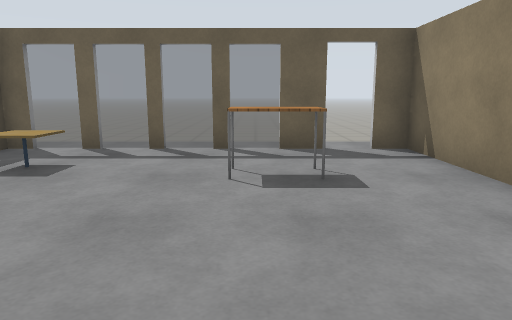
View 1 (above)

12 first-person views from a walk through a Gazebo world. The camera is 1.2 m above the floor, tilts 10° down and sees 70° across. The lines on the ground mark 1 m squares. The floor is counted in squares, 1 m on a side. Each view is taken from the middle of a square. On the plan, view 1 faces up. The plan holds only what a view shows up to about 14 squares ahead; the rest is blank. The robots in the file are not drawn. Gazebo's built-in surfaces are drawn with simple patterns. Some surface patterns are stand-ins.

View 2
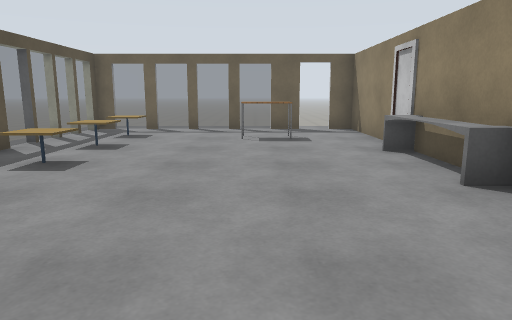

View 3
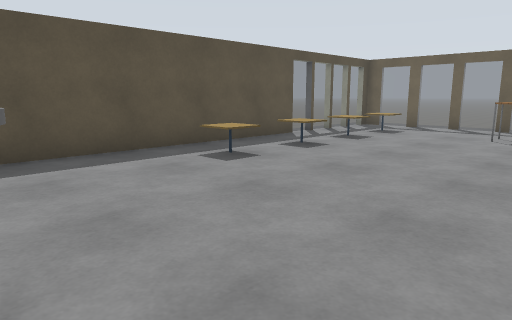

View 4
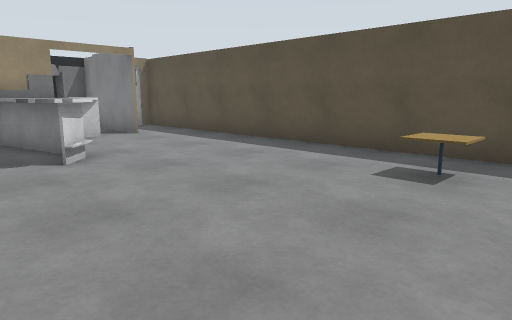

View 5
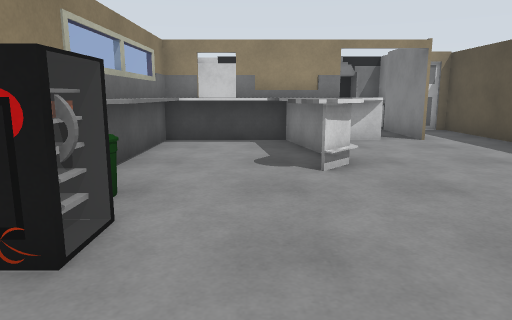

View 6
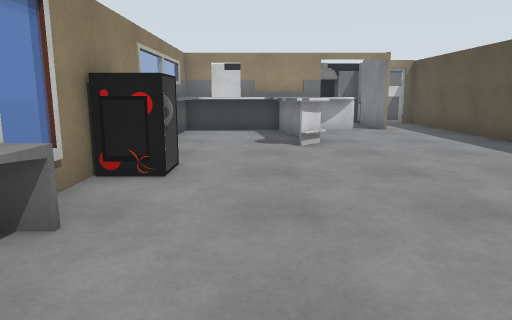

View 7
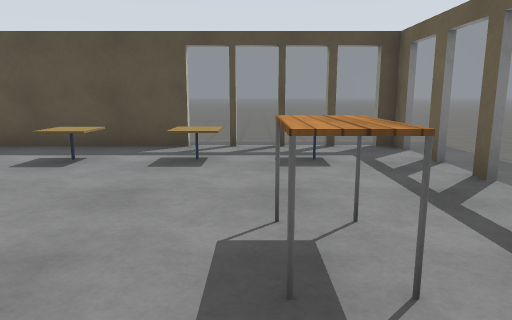

View 8
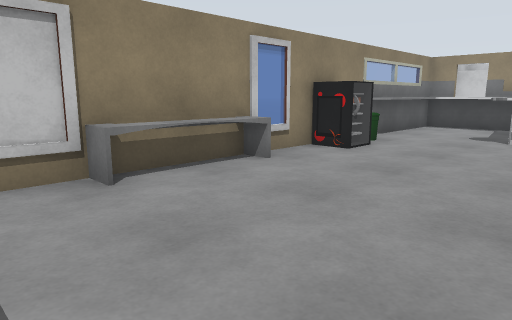

View 9
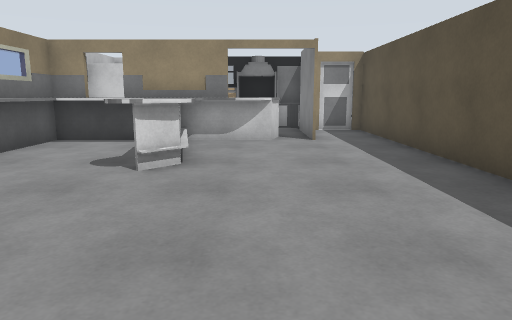

View 10
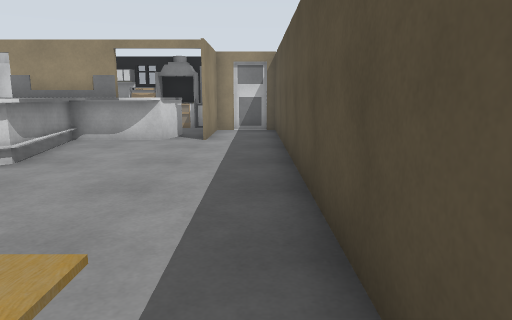

View 11
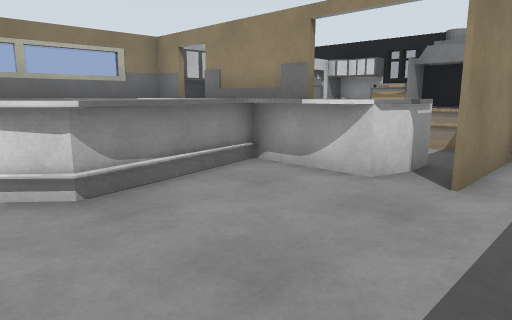

View 12
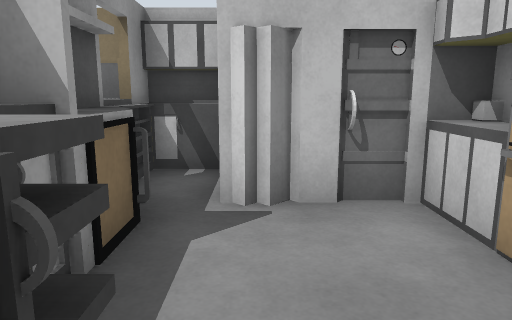

### Floor plan
Key: @ floor where view 1 was taken; # wall or solid block; . main floor; - floor 0.25 m lower than the main floor; = window, fence, low wall or low ledge; T cafe table; A table; B bin.
Columns run from 8 left of view 1 to 4 right of it. Each row starts with its distance up from view 1.
 11 ---------
 10 -----
  9   ..........
  8   #===== #.##
  7   =.........#
  6   =.T...AA..#
  5   =.....AA..#
  4   =.T.......#
  3   #........##
  2   #.T......#
  1   #.T......#
  0   #.....@..=
 -1   #.T......==
 -2   #.........#
 -3   #........=#
 -4   #........B
 -5   #........#
 -6   #.....#..#
 -7   #.....#..#
 -8   #.....=..#
 -9   #.....=###
-10   #.#.=#####
-11   #.#.====##
-12   #.#....###
-13   ###....#
-14     ######
-15      #####

Where each view was taken, in squares from view 1:
view 1: 0 up, 0 right, facing up
view 2: 5 down, 0 right, facing up
view 3: 6 down, 2 right, facing up-left
view 4: 1 up, 2 right, facing down-left
view 5: 0 up, 1 right, facing down
view 6: 3 up, 1 right, facing down
view 7: 5 up, 3 right, facing left
view 8: 5 up, 2 left, facing down-right
view 9: 0 up, 2 left, facing down
view 10: 0 up, 5 left, facing down
view 11: 5 down, 5 left, facing down-right
view 12: 12 down, 3 left, facing right
